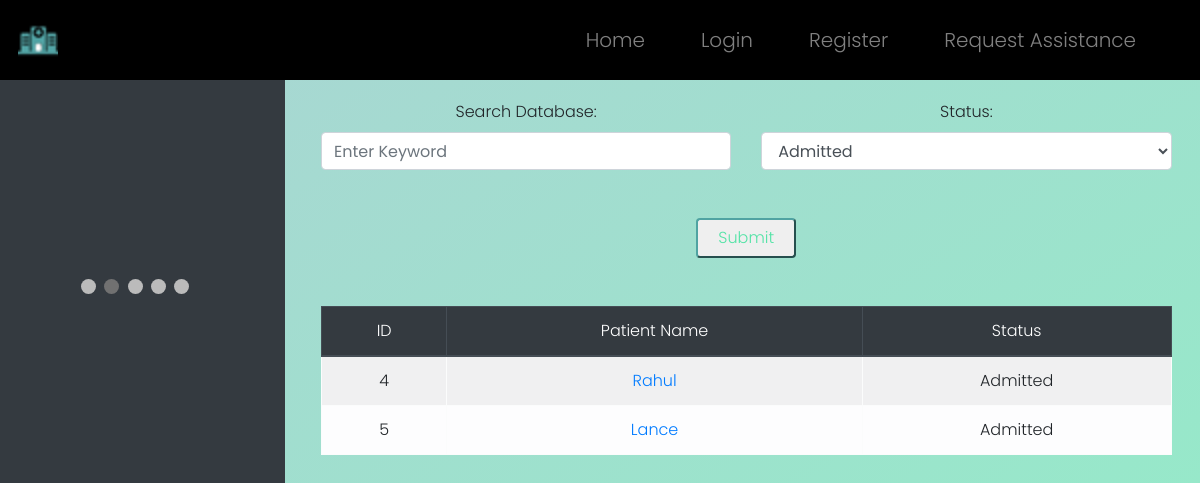
The app's page /dashboard, older data.
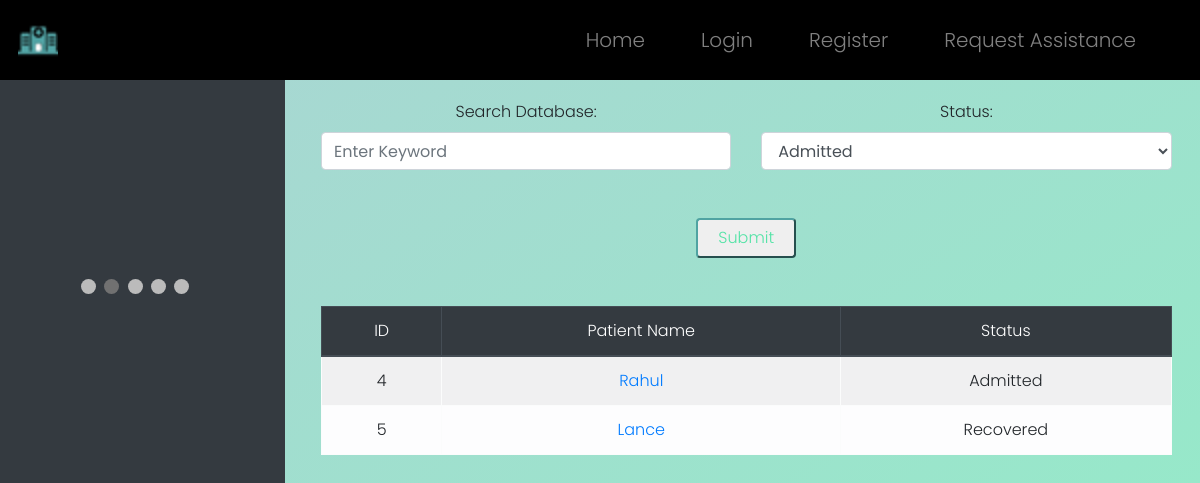
The same page, newer data.
### WebApp/models.py (models this page shows)
class Patient(models.Model):
    patient_id = models.AutoField(primary_key=True)
    name  = models.CharField(max_length=64)
    age = models.IntegerField()
    gender = models.CharField(max_length=64)
    address = models.TextField()
    phone = models.CharField(max_length=64)
    email = models.CharField(max_length=64)
    date = models.CharField(max_length=64)
    symptoms = models.TextField()
    health_det = models.TextField()
    emg_phone = models.CharField(max_length=64)
    bed = models.CharField(max_length=64)
    venti = models.CharField(max_length=64)
    status = models.CharField(max_length=64)
    condi = models.CharField(max_length=64)
    notes = models.TextField()

### WebApp/views.py (the view)
# urls.py: path("dashboard", views.dashboard, name="dashboard"),
def dashboard(request):
    if request.method == "POST":
        sp=request.POST["sp"]
        status=request.POST["status"]
        fil=Patient.objects.filter(status=status)
        if sp!="":
            fil=fil.filter(name=sp)
        if fil:
            return render(request, "WebApp/dashboard.html", {"patients": fil})
        else:
            return render(request, "WebApp/dashboard.html", {"patients": None})
    else:
        pat=Patient.objects.all()
        if pat:
            return render(request, "WebApp/dashboard.html", {"patients": pat})
        else:
            return render(request, "WebApp/dashboard.html", {"patients": None})

### WebApp/templates/WebApp/dashboard.html (shortened to what this page needs)
{% extends "WebApp/layout.html" %}
{% load static %}
{% block body %}
<div class="row">
	<div class="col-3 abtimg">
		<div class="slideshow-container">
            </div>
            <br>
            <div style="text-align:center">
              <span class="dot"></span>
              <span class="dot"></span>
              <span class="dot"></span>
              <span class="dot"></span>
              <span class="dot"></span>
            </div>
	</div>
	<div class="col-9 dash">
		<center>
            <form action="{% url 'dashboard' %}" method="post">
                <div class=row>
                    <div class=col>
                        <label>Search Database:</label>
                        <input class="form-control intinp inp" type="text" placeholder="Enter Keyword" name="sp"/>
                    </div>
                    <div class=col>
                        <label>Status:</label>
                        <select class="form-control inp" name="status">
                            <option value="Admitted">Admitted</option>
                        </select>
                    </div>
                </div>
                <br><br>
                <center><button type="submit" id="log-button">Submit</button></center>
                <br><br>
            </form>
			{% if patients == None %}
				<h2 style="font-weight: 900;">No Patients Found...</h2>
			{% else %}
			<table class="table table-striped table-light table-bordered" style="text-align: center;">
				<thead class="thead-dark">
					<tr>
						<th scope="col" id="rank" class=head>ID</th>
						<th scope="col" class=head>Patient Name</th>
						<th scope="col" class=head>Status</th>
					</tr>
				</thead>
				<tbody>
					{% for patient in patients %}
						<tr>
							<th scope="row">{{ patient.patient_id }}</th>
							<td><a href="{% url 'indipatient' id=patient.patient_id %}">{{ patient.name }}</a></td>
							<td>{{ patient.status }}</td>
						</tr>
					{% endfor %}
				</tbody>
			</table>
			{% endif %}
		</center>
	</div>
</div>
{% endblock %}

Row changes from the older to the newer data that the page shows:
changed Patient "Lance": status "Admitted" → "Recovered"
